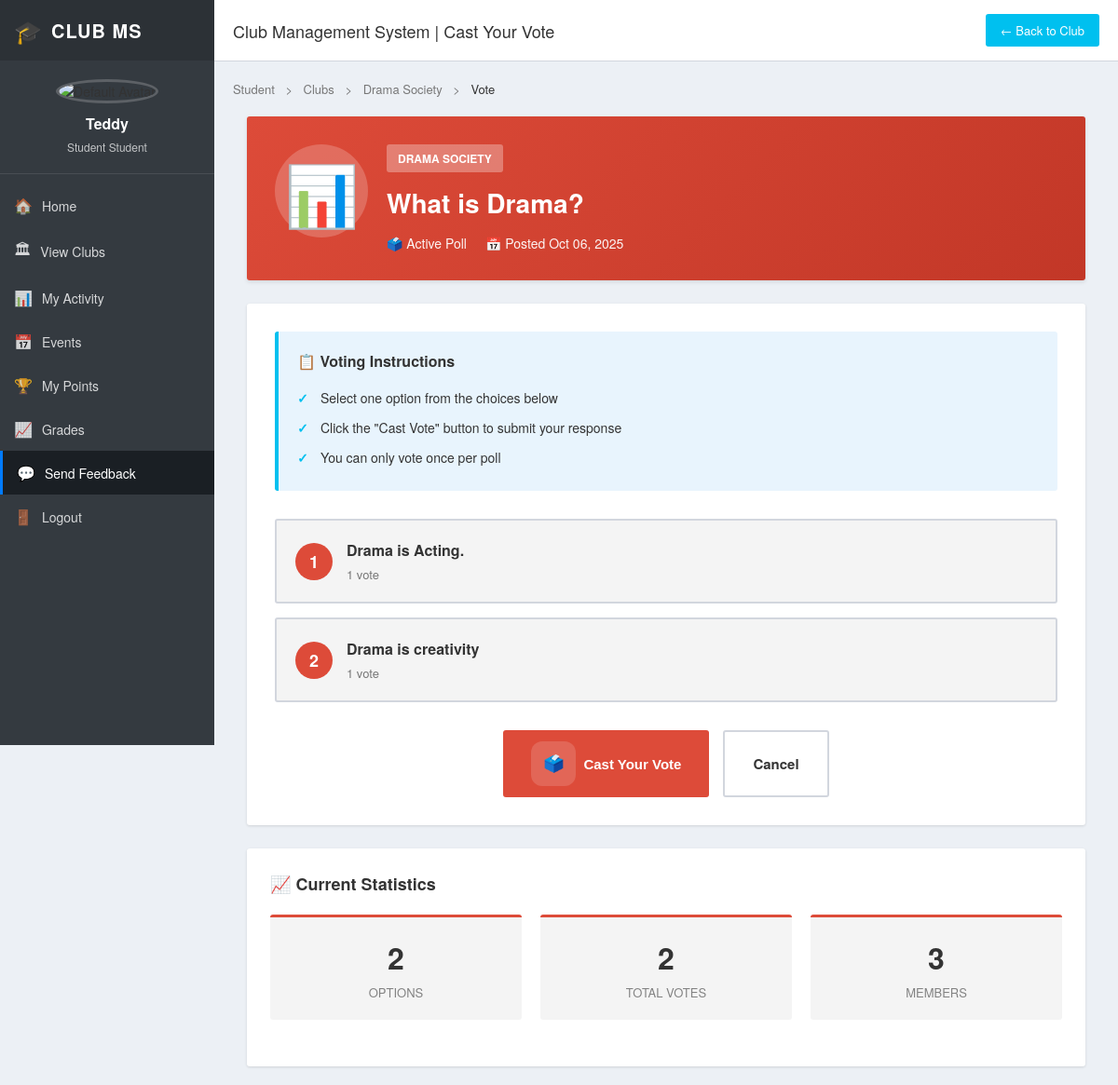
The app's page /clubs/polls/2/vote/ (signed in) with its own data.
### users/models.py (models this page shows, shortened)
class Profile(models.Model):
    ROLE_CHOICES = [
        ("student", "Student"),
        ("lecturer", "Lecturer"),
        ("admin", "Admin"),
    ]
    user = models.OneToOneField(User, on_delete=models.CASCADE)
    role = models.CharField(max_length=20, choices=ROLE_CHOICES)
    name = models.CharField(max_length=100)

### clubs/models.py (models this page shows, shortened)
class Poll(models.Model):
    club = models.ForeignKey(
        Club, on_delete=models.CASCADE, related_name="polls"
    )
    question = models.CharField(max_length=255)
    created_by = models.ForeignKey(
        settings.AUTH_USER_MODEL, on_delete=models.CASCADE
    )
    created_at = models.DateTimeField(auto_now_add=True)
    def total_votes(self):
        return sum(option.vote_count() for option in self.options.all())

class Club(models.Model):
    name = models.CharField(max_length=100)
    description = models.TextField()
    meeting_time = models.CharField(max_length=100)
    logo = models.ImageField(upload_to="club_logos/", blank=True, null=True)
    members = models.ManyToManyField(
        settings.AUTH_USER_MODEL,
        related_name="clubs",
        blank=True
    )
    created_by = models.ForeignKey(
        settings.AUTH_USER_MODEL,
        on_delete=models.CASCADE,
        related_name="created_clubs",
        null=True,
        blank=True
    )

class PollOption(models.Model):
    poll = models.ForeignKey(
        Poll, on_delete=models.CASCADE, related_name="options"
    )
    text = models.CharField(max_length=200)
    votes = models.ManyToManyField(
        settings.AUTH_USER_MODEL,
        related_name="poll_votes",
        blank=True
    )
    def vote_count(self):
        return self.votes.count()

### clubs/views.py (the view, shortened to what this page needs)
# urls.py: path('polls/<int:poll_id>/vote/', views.vote_poll, name='vote_poll'),
@login_required
def vote_poll(request, poll_id):
    poll = get_object_or_404(Poll, id=poll_id)
    return render(request, "clubs/poll_vote.html", {"poll": poll})

### clubs/templates/clubs/poll_vote.html (shortened to what this page needs)
{% load static %}
<!DOCTYPE html>
<html lang="en">
<head>
    <link rel="stylesheet" href="{% static 'css/student_dashboard.css' %}">
    <link rel="stylesheet" href="{% static 'css/poll_vote.css' %}">
</head>
<body>
    <div class="dashboard-wrapper">
        <aside class="sidebar">
            <div class="sidebar-header">
                <div class="logo-section">
                    <span class="logo-icon">🎓</span>
                    <span class="logo-text">CLUB MS</span>
                </div>
            </div>
            <div class="user-profile">
                {% if user.profile.avatar %}
                <img src="{{ user.profile.avatar.url }}" alt="{{ user.profile.name }}" class="sidebar-avatar">
                {% else %}
                <img src="{% static 'images/default-avatar.png' %}" alt="Default Avatar" class="sidebar-avatar">
                {% endif %}
                <h3>{{ user.profile.name }}</h3>
                <p class="sidebar-role">Student {{ user.profile.role|title }}</p>
            </div>
            <nav class="sidebar-nav">
                <ul>
                    <li><a href="{% url 'student_dashboard' %}"><span class="nav-icon">🏠</span> Home</a></li>
                    <li><a href="{% url 'club_list' %}"><span class="nav-icon">🏛</span> View Clubs</a></li>
                    <li><a href="{% url 'my_activity' %}"><span class="nav-icon">📊</span> My Activity</a></li>
                    <li><a href="{% url 'events_list' %}"><span class="nav-icon">📅</span> Events</a></li>
                    <li><a href="{% url 'student_points' %}"><span class="nav-icon">🏆</span> My Points</a></li>
                    <li><a href="{% url 'grade_panel' %}"><span class="nav-icon">📈</span> Grades</a></li>
                    <li><a href="{% url 'send_feedback' %}" class="active"><span class="nav-icon">💬</span> Send
                            Feedback</a></li>
                    <li>
                        <form id="logout-form" action="{% url 'logout' %}" method="post" style="display:inline;">
                            <button type="submit" class="sidebar-link-btn">
                                <span class="nav-icon">🚪</span> Logout
                            </button>
                        </form>
                    </li>
                </ul>
            </nav>
        </aside>
        <main class="dashboard-main">
            <header class="top-header">
                <div class="header-left">
                    <h1 class="page-title">Club Management System | Cast Your Vote</h1>
                </div>
                <div class="header-right">
                    <a href="{% url 'club_detail' poll.club.id %}" class="btn-back">← Back to Club</a>
                </div>
            </header>
            <div class="dashboard-content">
                <div class="breadcrumb">
                    <a href="{% url 'student_dashboard' %}">Student</a>
                    <span class="separator">></span>
                    <a href="{% url 'club_list' %}">Clubs</a>
                    <span class="separator">></span>
                    <a href="{% url 'club_detail' poll.club.id %}">{{ poll.club.name }}</a>
                    <span class="separator">></span>
                    <span class="current">Vote</span>
                </div>
                <section class="poll-container">
                    <div class="poll-header">
                        <div class="poll-icon">📊</div>
                        <div class="poll-info">
                            <span class="club-badge">{{ poll.club.name }}</span>
                            <h1 class="poll-question">{{ poll.question }}</h1>
                            <p class="poll-meta">
                                <span class="meta-item">🗳️ Active Poll</span>
                                <span class="meta-item">📅 Posted {{ poll.created_at|date:"M d, Y" }}</span>
                            </p>
                        </div>
                    </div>
                    <div class="poll-body">
                        <div class="voting-instructions">
                            <h3>📋 Voting Instructions</h3>
                            <ul>
                                <li>Select one option from the choices below</li>
                                <li>Click the "Cast Vote" button to submit your response</li>
                                <li>You can only vote once per poll</li>
                            </ul>
                        </div>
                        <form method="post" class="vote-form" id="voteForm">
                            <div class="options-container">
                                {% for option in poll.options.all %}
                                <label class="option-card" for="option{{ option.id }}">
                                    <div class="option-content">
                                        <span class="option-letter">{{ forloop.counter|upper }}</span>
                                        <div class="option-details">
                                            <span class="option-text">{{ option.text }}</span>
                                            <span class="option-stats">
                                                {% if option.vote_count > 0 %}
                                                {{ option.vote_count }} vote{{ option.vote_count|pluralize }}
                                                {% else %}
                                                No votes yet
                                                {% endif %}
                                            </span>
                                        </div>
                                    </div>
                                </label>
                                {% endfor %}
                            </div>
                            <div class="form-actions">
                                <button type="submit" class="btn btn-submit">
                                    <span class="btn-icon">🗳️</span>
                                    Cast Your Vote
                                </button>
                                <a href="{% url 'club_detail' poll.club.id %}" class="btn btn-cancel">Cancel</a>
                            </div>
                        </form>
                    </div>
                    <div class="poll-stats-section">
                        <h3>📈 Current Statistics</h3>
                        <div class="stats-grid">
                            <div class="stat-box">
                                <span class="stat-number">{{ poll.options.all.count }}</span>
                                <span class="stat-label">Options</span>
                            </div>
                            <div class="stat-box">
                                <span class="stat-number">
                                    {{ poll.total_votes|default:"0" }}
                                </span>
                                <span class="stat-label">Total Votes</span>
                            </div>
                            <div class="stat-box">
                                <span class="stat-number">{{ poll.club.members.count }}</span>
                                <span class="stat-label">Members</span>
                            </div>
                        </div>
                    </div>
                </section>
            </div>
        </main>
    </div>
</body>
</html>

### static/css/student_dashboard.css (style rules this page uses)
* { margin: 0; padding: 0; box-sizing: border-box; }
:root { --sidebar-bg: #343a40; --sidebar-text: #ffffff; --sidebar-active: #007bff; --main-bg: #ecf0f5; --card-blue: #00c0ef; --card-green: #00a65a; --card-yellow: #f39c12; --card-red: #dd4b39; --panel-bg: #ffffff; --text-dark: #333333; --text-muted: #777777; --border-color: #d2d6de; --hover-bg: #f4f4f4; }
body { font-family: 'Source Sans Pro', 'Helvetica Neue', Arial, sans-serif; background: var(--main-bg); color: var(--text-dark); font-size: 14px; }
.dashboard-wrapper { display: flex; min-height: 100vh; }
.sidebar { width: 230px; background: var(--sidebar-bg); position: fixed; height: 100vh; left: 0; top: 0; z-index: 100; overflow-y: auto; transition: all 0.3s; }
.sidebar-header { padding: 15px; background: #2c3136; }
.logo-section { display: flex; align-items: center; gap: 10px; color: var(--sidebar-text); }
.logo-icon { font-size: 24px; }
.logo-text { font-size: 20px; font-weight: 600; letter-spacing: 1px; }
.user-profile { padding: 20px 15px; text-align: center; border-bottom: 1px solid rgba(255, 255, 255, 0.1); }
.sidebar-avatar { width: 60px; height: 60px; border-radius: 50%; object-fit: cover; margin-bottom: 10px; border: 3px solid rgba(255, 255, 255, 0.2); }
.user-profile h3 { font-size: 16px; color: var(--sidebar-text); margin-bottom: 5px; font-weight: 600; }
.sidebar-role { font-size: 12px; color: rgba(255, 255, 255, 0.7); }
.sidebar-nav { padding: 10px 0; }
.sidebar-nav ul { list-style: none; }
.sidebar-nav li { margin: 0; }
.sidebar-nav a { display: flex; align-items: center; padding: 12px 15px; color: rgba(255, 255, 255, 0.8); text-decoration: none; transition: all 0.3s; font-size: 14px; }
.sidebar-nav a.active { background: #1a1f24; color: var(--sidebar-text); border-left: 3px solid var(--sidebar-active); }
.sidebar-link-btn { width: 100%; display: flex; align-items: center; padding: 12px 15px; color: rgba(255, 255, 255, 0.8); background: none; border: none; text-align: left; font-size: 14px; font-family: inherit; cursor: pointer; transition: all 0.3s; }
.nav-icon { margin-right: 10px; font-size: 16px; }
.dashboard-main { margin-left: 230px; flex: 1; display: flex; flex-direction: column; min-height: 100vh; }
.top-header { background: #ffffff; padding: 15px 20px; display: flex; justify-content: space-between; align-items: center; border-bottom: 1px solid var(--border-color); position: sticky; top: 0; z-index: 50; }
.header-left { display: flex; align-items: center; gap: 15px; }
.page-title { font-size: 18px; font-weight: 400; color: var(--text-dark); }
.header-right { display: flex; gap: 10px; }
.btn-back { padding: 8px 16px; background: var(--card-blue); color: white; text-decoration: none; border-radius: 3px; font-size: 13px; transition: all 0.3s; }
.dashboard-content { padding: 20px; flex: 1; }
.breadcrumb { font-size: 13px; color: var(--text-muted); margin-bottom: 20px; }
.breadcrumb a { color: var(--text-muted); text-decoration: none; }
.breadcrumb .separator { margin: 0 8px; }
.breadcrumb .current { color: var(--text-dark); }
.stat-label { display: block; font-size: 14px; margin-top: 5px; opacity: 0.9; }
.stats-grid { display: grid; grid-template-columns: repeat(auto-fit, minmax(250px, 1fr)); gap: 20px; margin-bottom: 25px; }
.stat-number { font-size: 32px; font-weight: 700; margin-bottom: 10px; }
.btn { padding: 6px 12px; border: none; border-radius: 3px; font-size: 13px; cursor: pointer; text-decoration: none; display: inline-block; transition: all 0.3s; font-weight: 400; }
.btn-icon { font-size: 24px; width: 48px; height: 48px; display: flex; align-items: center; justify-content: center; background: rgba(255, 255, 255, 0.15); border-radius: 12px; flex-shrink: 0; }

### records on screen
Poll: club.name "Drama Society", club.name "DRAMA SOCIETY", question "What is Drama?", created_at "Oct 06, 2025", options.all.count "2", total_votes "2", club.members.count "3"
PollOption: text "Drama is Acting.", vote_count "1"
PollOption: text "Drama is creativity", vote_count "1"

### other values on screen
{{ user.profile.name }} "Teddy"
{{ user.profile.role|title }} "Student"
